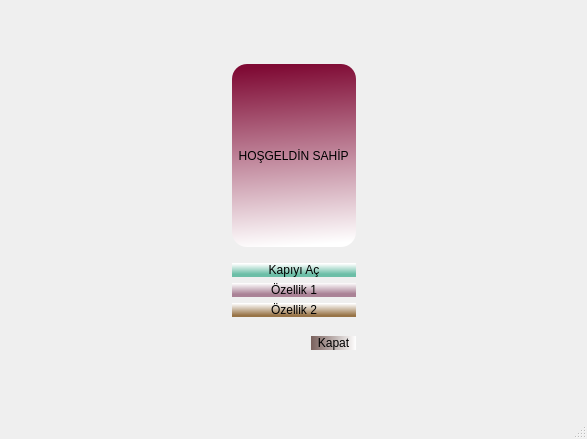
<?xml version="1.0" encoding="UTF-8"?>
<ui version="4.0">
 <class>MainWindow</class>
 <widget class="QMainWindow" name="MainWindow">
  <property name="geometry">
   <rect>
    <x>0</x>
    <y>0</y>
    <width>587</width>
    <height>439</height>
   </rect>
  </property>
  <property name="windowTitle">
   <string>MainWindow</string>
  </property>
  <widget class="QWidget" name="centralwidget">
   <property name="styleSheet">
    <string notr="true">#centralwidget{
border-image: url(:/deneme2/deneme2.jpg);}
</string>
   </property>
   <layout class="QVBoxLayout" name="verticalLayout_2">
    <item>
     <layout class="QHBoxLayout" name="horizontalLayout_3" stretch="3,1,3">
      <property name="leftMargin">
       <number>15</number>
      </property>
      <property name="rightMargin">
       <number>15</number>
      </property>
      <item>
       <spacer name="horizontalSpacer_4">
        <property name="orientation">
         <enum>Qt::Horizontal</enum>
        </property>
        <property name="sizeHint" stdset="0">
         <size>
          <width>40</width>
          <height>20</height>
         </size>
        </property>
       </spacer>
      </item>
      <item>
       <layout class="QVBoxLayout" name="verticalLayout" stretch="0,2,5,5,5,0,0">
        <property name="topMargin">
         <number>15</number>
        </property>
        <property name="bottomMargin">
         <number>15</number>
        </property>
        <item>
         <spacer name="verticalSpacer">
          <property name="orientation">
           <enum>Qt::Vertical</enum>
          </property>
          <property name="sizeHint" stdset="0">
           <size>
            <width>20</width>
            <height>40</height>
           </size>
          </property>
         </spacer>
        </item>
        <item>
         <layout class="QHBoxLayout" name="horizontalLayout_2">
          <property name="bottomMargin">
           <number>10</number>
          </property>
          <item>
           <widget class="QLabel" name="hosgeldin">
            <property name="styleSheet">
             <string notr="true">font: 75 20pt &quot;MS Shell Dlg 2&quot;;
background-color: qlineargradient(spread:pad, x1:0.478, y1:0.00568182, x2:0.527363, y2:0.994, stop:0 rgba(127, 10, 52, 255), stop:1 rgba(255, 255, 255, 255));
border-radius:15px;</string>
            </property>
            <property name="text">
             <string>  HOŞGELDİN SAHİP  </string>
            </property>
           </widget>
          </item>
         </layout>
        </item>
        <item>
         <widget class="QPushButton" name="kapiyi_ac">
          <property name="styleSheet">
           <string notr="true">font: 75 15pt &quot;MS Shell Dlg 2&quot;;

border-radius:15px;
background-color: qlineargradient(spread:pad, x1:0.507463, y1:0.79, x2:0.507, y2:0.0511364, stop:0 rgba(108, 190, 167, 255), stop:1 rgba(255, 255, 255, 255));</string>
          </property>
          <property name="text">
           <string>Kapıyı Aç</string>
          </property>
         </widget>
        </item>
        <item>
         <widget class="QPushButton" name="ozellik1">
          <property name="styleSheet">
           <string notr="true">font: 75 15pt &quot;MS Shell Dlg 2&quot;;
background-color: qlineargradient(spread:pad, x1:0.512438, y1:0.779, x2:0.488, y2:0, stop:0 rgba(170, 130, 150, 255), stop:1 rgba(255, 255, 255, 255));

border-radius:15px;</string>
          </property>
          <property name="text">
           <string>Özellik 1</string>
          </property>
         </widget>
        </item>
        <item>
         <widget class="QPushButton" name="ozellik2">
          <property name="styleSheet">
           <string notr="true">font: 75 15pt &quot;MS Shell Dlg 2&quot;;
border-radius:15px;
background-color: qlineargradient(spread:pad, x1:0.507, y1:0.881045, x2:0.512, y2:0.0340909, stop:0 rgba(152, 116, 71, 255), stop:1 rgba(255, 255, 255, 255));</string>
          </property>
          <property name="text">
           <string>Özellik 2</string>
          </property>
         </widget>
        </item>
        <item>
         <layout class="QHBoxLayout" name="horizontalLayout">
          <property name="topMargin">
           <number>10</number>
          </property>
          <item>
           <spacer name="horizontalSpacer">
            <property name="orientation">
             <enum>Qt::Horizontal</enum>
            </property>
            <property name="sizeHint" stdset="0">
             <size>
              <width>40</width>
              <height>20</height>
             </size>
            </property>
           </spacer>
          </item>
          <item>
           <widget class="QPushButton" name="kapat">
            <property name="styleSheet">
             <string notr="true">border-radius:15px;
font: 75 16pt &quot;MS Shell Dlg 2&quot;;
background-color: qlineargradient(spread:pad, x1:0, y1:0, x2:1, y2:0, stop:0 rgba(122, 97, 93, 255), stop:1 rgba(255, 255, 255, 255));</string>
            </property>
            <property name="text">
             <string>  Kapat  </string>
            </property>
           </widget>
          </item>
         </layout>
        </item>
        <item>
         <spacer name="verticalSpacer_2">
          <property name="orientation">
           <enum>Qt::Vertical</enum>
          </property>
          <property name="sizeHint" stdset="0">
           <size>
            <width>18</width>
            <height>40</height>
           </size>
          </property>
         </spacer>
        </item>
       </layout>
      </item>
      <item>
       <spacer name="horizontalSpacer_5">
        <property name="orientation">
         <enum>Qt::Horizontal</enum>
        </property>
        <property name="sizeHint" stdset="0">
         <size>
          <width>40</width>
          <height>20</height>
         </size>
        </property>
       </spacer>
      </item>
     </layout>
    </item>
   </layout>
  </widget>
  <widget class="QMenuBar" name="menubar">
   <property name="geometry">
    <rect>
     <x>0</x>
     <y>0</y>
     <width>587</width>
     <height>26</height>
    </rect>
   </property>
  </widget>
  <widget class="QStatusBar" name="statusbar"/>
 </widget>
 <resources>
  <include location="deneme.qrc"/>
 </resources>
 <connections/>
</ui>
